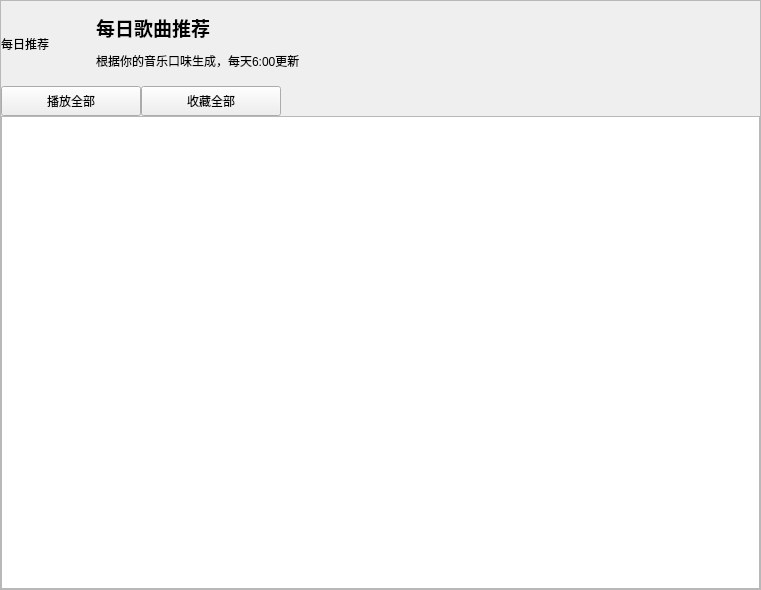
<?xml version="1.0" encoding="UTF-8"?>
<ui version="4.0">
 <class>RecommendedDaily</class>
 <widget class="QWidget" name="RecommendedDaily">
  <property name="geometry">
   <rect>
    <x>0</x>
    <y>0</y>
    <width>761</width>
    <height>590</height>
   </rect>
  </property>
  <property name="windowTitle">
   <string>Form</string>
  </property>
  <layout class="QGridLayout" name="gridLayout">
   <property name="leftMargin">
    <number>0</number>
   </property>
   <property name="topMargin">
    <number>0</number>
   </property>
   <property name="rightMargin">
    <number>0</number>
   </property>
   <property name="bottomMargin">
    <number>0</number>
   </property>
   <property name="spacing">
    <number>0</number>
   </property>
   <item row="0" column="0">
    <widget class="QScrollArea" name="scrollArea">
     <property name="widgetResizable">
      <bool>true</bool>
     </property>
     <widget class="QWidget" name="scrollAreaWidgetContents">
      <property name="geometry">
       <rect>
        <x>0</x>
        <y>0</y>
        <width>759</width>
        <height>588</height>
       </rect>
      </property>
      <layout class="QGridLayout" name="gridLayout_2">
       <property name="leftMargin">
        <number>0</number>
       </property>
       <property name="topMargin">
        <number>0</number>
       </property>
       <property name="rightMargin">
        <number>0</number>
       </property>
       <property name="bottomMargin">
        <number>0</number>
       </property>
       <property name="spacing">
        <number>0</number>
       </property>
       <item row="1" column="0">
        <layout class="QHBoxLayout" name="horizontalLayout">
         <item>
          <widget class="QPushButton" name="btn_playAll">
           <property name="minimumSize">
            <size>
             <width>140</width>
             <height>30</height>
            </size>
           </property>
           <property name="maximumSize">
            <size>
             <width>140</width>
             <height>30</height>
            </size>
           </property>
           <property name="text">
            <string>播放全部</string>
           </property>
          </widget>
         </item>
         <item>
          <widget class="QPushButton" name="btn_collectAll">
           <property name="minimumSize">
            <size>
             <width>140</width>
             <height>30</height>
            </size>
           </property>
           <property name="maximumSize">
            <size>
             <width>140</width>
             <height>30</height>
            </size>
           </property>
           <property name="text">
            <string>收藏全部</string>
           </property>
          </widget>
         </item>
         <item>
          <spacer name="horizontalSpacer">
           <property name="orientation">
            <enum>Qt::Horizontal</enum>
           </property>
           <property name="sizeHint" stdset="0">
            <size>
             <width>40</width>
             <height>20</height>
            </size>
           </property>
          </spacer>
         </item>
        </layout>
       </item>
       <item row="2" column="0">
        <widget class="QTableWidget" name="table_songslist"/>
       </item>
       <item row="0" column="0">
        <layout class="QHBoxLayout" name="horizontalLayout_2">
         <property name="sizeConstraint">
          <enum>QLayout::SetFixedSize</enum>
         </property>
         <item>
          <widget class="QLabel" name="label">
           <property name="minimumSize">
            <size>
             <width>85</width>
             <height>85</height>
            </size>
           </property>
           <property name="maximumSize">
            <size>
             <width>85</width>
             <height>85</height>
            </size>
           </property>
           <property name="text">
            <string>每日推荐</string>
           </property>
          </widget>
         </item>
         <item>
          <layout class="QVBoxLayout" name="verticalLayout">
           <property name="sizeConstraint">
            <enum>QLayout::SetFixedSize</enum>
           </property>
           <property name="leftMargin">
            <number>10</number>
           </property>
           <item>
            <widget class="QLabel" name="label_2">
             <property name="minimumSize">
              <size>
               <width>135</width>
               <height>21</height>
              </size>
             </property>
             <property name="maximumSize">
              <size>
               <width>135</width>
               <height>21</height>
              </size>
             </property>
             <property name="font">
              <font>
               <pointsize>14</pointsize>
               <weight>75</weight>
               <bold>true</bold>
              </font>
             </property>
             <property name="text">
              <string>每日歌曲推荐</string>
             </property>
            </widget>
           </item>
           <item>
            <widget class="QLabel" name="label_3">
             <property name="minimumSize">
              <size>
               <width>210</width>
               <height>14</height>
              </size>
             </property>
             <property name="maximumSize">
              <size>
               <width>16777215</width>
               <height>14</height>
              </size>
             </property>
             <property name="text">
              <string>根据你的音乐口味生成，每天6:00更新</string>
             </property>
            </widget>
           </item>
          </layout>
         </item>
         <item>
          <spacer name="horizontalSpacer_2">
           <property name="orientation">
            <enum>Qt::Horizontal</enum>
           </property>
           <property name="sizeHint" stdset="0">
            <size>
             <width>40</width>
             <height>20</height>
            </size>
           </property>
          </spacer>
         </item>
        </layout>
       </item>
      </layout>
     </widget>
    </widget>
   </item>
  </layout>
 </widget>
 <resources/>
 <connections/>
</ui>
